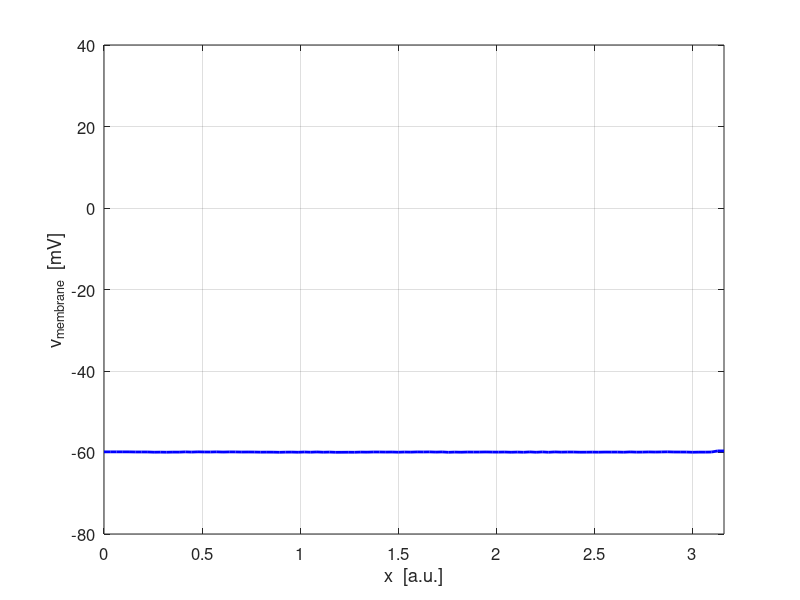

This figure's MATLAB source: (Note: this script raises an error after producing the figure.)
% ns20_001.m

clear
close all
clc

% ANIMATION SETUP   ===================================================
% flag: 0 animated gif NOT saved or 1 saved /  file name
   f_gif = 1;
   ag_name = 'ag_A.gif';
% Delay in seconds before displaying the next image  
   delay = 0.0;  
% Frame counter start
   nt = 1; 
  

% CONSTANTS
% a = 0.02; b = 0.20; c = -65; d = 8; I = 10; D = 0.10;
 a = -0.02; b = -1; c = -60; d = 8; I = 80;  D = 0.10;
 s = 0.5;
  
% Time
  dt = 0.005;
  NT = 1000;
  t = 0:dt:dt*(NT-1);

  % X position
  dx = sqrt(dt*D/s);
  NX = 100;
  x = linspace(0,dx*NX,NX);
  
  v = c.*ones(NX,NT);
  v(:,1) = v(:,1) + rand(NX,1);
  u = b.*v;  
  
 % s = 0;
     
for p = 2: NX-1
for q = 1:NT-1
    v(p,q+1) = v(p,q) + dt*(0.04.*v(p,q)*v(p,q) + 5*v(p,q) + 140 - u(p,q) + I);
    v(p,q+1) = v(p,q+1) + s*(v(p-1,q) - 2*v(p,q) + v(p+1,q));
    
    u(p,q+1) = u(p,q) + dt*a*(b*v(p,q) - u(p,q));
    u(p,q)   = u(p,q+1) + s.*(u(p-1,q) - 2.*u(p,q) + u(p+1,q));
    
  if v(p,q+1) > 30
     v(p,q+1) = c;
     u(p,q+1) = u(p,q+1) + d;
  end
  
   v(NX,q+1) = v(NX-1,q+1);
   u(NX,q+1) = u(NX-1,q+1);
   v(1,q+1) = v(2,q+1);
   u(1,q+1) = u(2,q+1);
  
end
end

   
figure(1)
  set(gcf,'units','normalized');
  set(gcf,'position',[0.02 0.05 0.25 0.25]);
  set(gcf,'color','w');

for q = 1:1:NT
   xP = x; yP = v(:,q)';
   plot(xP,yP,'b','linewidth',2)
   xlabel('x  [a.u.]')
   ylabel('v_{membrane}  [mV]')
   grid on
   set(gca,'fontsize',12)
   ylim([-80,40]);
   xlim([0 max(x)])
   pause(0.00000001)
   
   if rem(q,5) == 0
   if f_gif > 0 
         frame = getframe(1);
         im = frame2im(frame);
         [imind,cm] = rgb2ind(im,256);
       %  On the first loop, create the file. In subsequent loops, append.
         if nt == 1
          imwrite(imind,cm,ag_name,'gif','DelayTime',delay,'loopcount',inf);
         else
         imwrite(imind,cm,ag_name,'gif','DelayTime',delay,'writemode','append');
         end
         nt = nt+1;
   end  
   end
end


figure(2)
   set(gcf,'units','normalized');
   set(gcf,'position',[0.32 0.05 0.25 0.25]);
   set(gcf,'color','w');
   xP = t; yP = v(52,:);
   plot(xP,yP,'b','linewidth',2)
   hold on
   xP = t; yP = v(10,:);
   plot(xP,yP,'r','linewidth',2)
    xP = t; yP = v(90,:);
   plot(xP,yP,'m','linewidth',2)
   xlabel('t  [ms]')
   ylabel('v_{membrane}  [mV]')
   grid on
   set(gca,'fontsize',12)
   

  % FUNCTIONS  ========================================================
%   function vM = V(N, v, u, dt, I, s)
%    vM = zeros(N,1);
%    x = 2:N-1;
%    vM(x) = v(x) + dt.*(0.04.*v(x).*v(x) + 5.*v(x) + 140 - u(x) + I) + s.*(v(x-1) - 2*v(x) + v(x+1));
%   end
% 
% function uM = U(N, v, u,dt, a, b)
%    uM = zeros(N,1);
%    x = 2:N-1;
%    uM(x) = u(x) + dt.*a.*(b*v(x) - u(x)) + s.*(u(x-1) - 2.*u(x) + u(x+1));
% end
